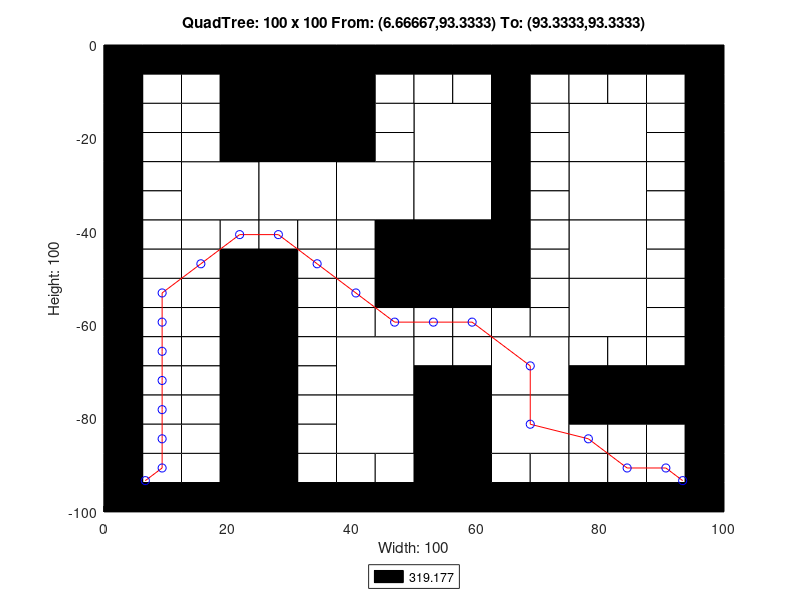

Write MATLAB code to recreate this figure.
axis([0 100 -100 0]);
title('QuadTree: 100 x 100 From: (6.66667,93.3333) To: (93.3333,93.3333)');
xlabel('Width: 100');
ylabel('Height: 100');
rectangle('Position',[25 -12.5 12.5 12.5], 'FaceColor',[0 0 0]);
rectangle('Position',[25 -25 12.5 12.5], 'FaceColor',[0 0 0]);
rectangle('Position',[12.5 -37.5 12.5 12.5], 'FaceColor',[1 1 1]);
rectangle('Position',[25 -37.5 12.5 12.5], 'FaceColor',[1 1 1]);
rectangle('Position',[37.5 -37.5 12.5 12.5], 'FaceColor',[1 1 1]);
rectangle('Position',[50 -25 12.5 12.5], 'FaceColor',[1 1 1]);
rectangle('Position',[75 -25 12.5 12.5], 'FaceColor',[1 1 1]);
rectangle('Position',[50 -37.5 12.5 12.5], 'FaceColor',[1 1 1]);
rectangle('Position',[50 -50 12.5 12.5], 'FaceColor',[0 0 0]);
rectangle('Position',[75 -37.5 12.5 12.5], 'FaceColor',[1 1 1]);
rectangle('Position',[75 -50 12.5 12.5], 'FaceColor',[1 1 1]);
rectangle('Position',[37.5 -75 12.5 12.5], 'FaceColor',[1 1 1]);
rectangle('Position',[37.5 -87.5 12.5 12.5], 'FaceColor',[1 1 1]);
rectangle('Position',[62.5 -75 12.5 12.5], 'FaceColor',[1 1 1]);
rectangle('Position',[75 -62.5 12.5 12.5], 'FaceColor',[1 1 1]);
rectangle('Position',[50 -87.5 12.5 12.5], 'FaceColor',[0 0 0]);
rectangle('Position',[62.5 -87.5 12.5 12.5], 'FaceColor',[1 1 1]);
rectangle('Position',[50 -100 12.5 12.5], 'FaceColor',[0 0 0]);
rectangle('Position',[0 -6.25 6.25 6.25], 'FaceColor',[0 0 0]);
rectangle('Position',[6.25 -6.25 6.25 6.25], 'FaceColor',[0 0 0]);
rectangle('Position',[0 -12.5 6.25 6.25], 'FaceColor',[0 0 0]);
rectangle('Position',[6.25 -12.5 6.25 6.25], 'FaceColor',[1 1 1]);
rectangle('Position',[12.5 -6.25 6.25 6.25], 'FaceColor',[0 0 0]);
rectangle('Position',[18.75 -6.25 6.25 6.25], 'FaceColor',[0 0 0]);
rectangle('Position',[12.5 -12.5 6.25 6.25], 'FaceColor',[1 1 1]);
rectangle('Position',[18.75 -12.5 6.25 6.25], 'FaceColor',[0 0 0]);
rectangle('Position',[0 -18.75 6.25 6.25], 'FaceColor',[0 0 0]);
rectangle('Position',[6.25 -18.75 6.25 6.25], 'FaceColor',[1 1 1]);
rectangle('Position',[0 -25 6.25 6.25], 'FaceColor',[0 0 0]);
rectangle('Position',[6.25 -25 6.25 6.25], 'FaceColor',[1 1 1]);
rectangle('Position',[12.5 -18.75 6.25 6.25], 'FaceColor',[1 1 1]);
rectangle('Position',[18.75 -18.75 6.25 6.25], 'FaceColor',[0 0 0]);
rectangle('Position',[12.5 -25 6.25 6.25], 'FaceColor',[1 1 1]);
rectangle('Position',[18.75 -25 6.25 6.25], 'FaceColor',[0 0 0]);
rectangle('Position',[37.5 -6.25 6.25 6.25], 'FaceColor',[0 0 0]);
rectangle('Position',[43.75 -6.25 6.25 6.25], 'FaceColor',[0 0 0]);
rectangle('Position',[37.5 -12.5 6.25 6.25], 'FaceColor',[0 0 0]);
rectangle('Position',[43.75 -12.5 6.25 6.25], 'FaceColor',[1 1 1]);
rectangle('Position',[37.5 -18.75 6.25 6.25], 'FaceColor',[0 0 0]);
rectangle('Position',[43.75 -18.75 6.25 6.25], 'FaceColor',[1 1 1]);
rectangle('Position',[37.5 -25 6.25 6.25], 'FaceColor',[0 0 0]);
rectangle('Position',[43.75 -25 6.25 6.25], 'FaceColor',[1 1 1]);
rectangle('Position',[0 -31.25 6.25 6.25], 'FaceColor',[0 0 0]);
rectangle('Position',[6.25 -31.25 6.25 6.25], 'FaceColor',[1 1 1]);
rectangle('Position',[0 -37.5 6.25 6.25], 'FaceColor',[0 0 0]);
rectangle('Position',[6.25 -37.5 6.25 6.25], 'FaceColor',[1 1 1]);
rectangle('Position',[0 -43.75 6.25 6.25], 'FaceColor',[0 0 0]);
rectangle('Position',[6.25 -43.75 6.25 6.25], 'FaceColor',[1 1 1]);
rectangle('Position',[0 -50 6.25 6.25], 'FaceColor',[0 0 0]);
rectangle('Position',[6.25 -50 6.25 6.25], 'FaceColor',[1 1 1]);
rectangle('Position',[12.5 -43.75 6.25 6.25], 'FaceColor',[1 1 1]);
rectangle('Position',[18.75 -43.75 6.25 6.25], 'FaceColor',[1 1 1]);
rectangle('Position',[12.5 -50 6.25 6.25], 'FaceColor',[1 1 1]);
rectangle('Position',[18.75 -50 6.25 6.25], 'FaceColor',[0 0 0]);
rectangle('Position',[25 -43.75 6.25 6.25], 'FaceColor',[1 1 1]);
rectangle('Position',[31.25 -43.75 6.25 6.25], 'FaceColor',[1 1 1]);
rectangle('Position',[25 -50 6.25 6.25], 'FaceColor',[0 0 0]);
rectangle('Position',[31.25 -50 6.25 6.25], 'FaceColor',[1 1 1]);
rectangle('Position',[37.5 -43.75 6.25 6.25], 'FaceColor',[1 1 1]);
rectangle('Position',[43.75 -43.75 6.25 6.25], 'FaceColor',[0 0 0]);
rectangle('Position',[37.5 -50 6.25 6.25], 'FaceColor',[1 1 1]);
rectangle('Position',[43.75 -50 6.25 6.25], 'FaceColor',[0 0 0]);
rectangle('Position',[50 -6.25 6.25 6.25], 'FaceColor',[0 0 0]);
rectangle('Position',[56.25 -6.25 6.25 6.25], 'FaceColor',[0 0 0]);
rectangle('Position',[50 -12.5 6.25 6.25], 'FaceColor',[1 1 1]);
rectangle('Position',[56.25 -12.5 6.25 6.25], 'FaceColor',[1 1 1]);
rectangle('Position',[62.5 -6.25 6.25 6.25], 'FaceColor',[0 0 0]);
rectangle('Position',[68.75 -6.25 6.25 6.25], 'FaceColor',[0 0 0]);
rectangle('Position',[62.5 -12.5 6.25 6.25], 'FaceColor',[0 0 0]);
rectangle('Position',[68.75 -12.5 6.25 6.25], 'FaceColor',[1 1 1]);
rectangle('Position',[62.5 -18.75 6.25 6.25], 'FaceColor',[0 0 0]);
rectangle('Position',[68.75 -18.75 6.25 6.25], 'FaceColor',[1 1 1]);
rectangle('Position',[62.5 -25 6.25 6.25], 'FaceColor',[0 0 0]);
rectangle('Position',[68.75 -25 6.25 6.25], 'FaceColor',[1 1 1]);
rectangle('Position',[75 -6.25 6.25 6.25], 'FaceColor',[0 0 0]);
rectangle('Position',[81.25 -6.25 6.25 6.25], 'FaceColor',[0 0 0]);
rectangle('Position',[75 -12.5 6.25 6.25], 'FaceColor',[1 1 1]);
rectangle('Position',[81.25 -12.5 6.25 6.25], 'FaceColor',[1 1 1]);
rectangle('Position',[87.5 -6.25 6.25 6.25], 'FaceColor',[0 0 0]);
rectangle('Position',[93.75 -6.25 6.25 6.25], 'FaceColor',[0 0 0]);
rectangle('Position',[87.5 -12.5 6.25 6.25], 'FaceColor',[1 1 1]);
rectangle('Position',[93.75 -12.5 6.25 6.25], 'FaceColor',[0 0 0]);
rectangle('Position',[87.5 -18.75 6.25 6.25], 'FaceColor',[1 1 1]);
rectangle('Position',[93.75 -18.75 6.25 6.25], 'FaceColor',[0 0 0]);
rectangle('Position',[87.5 -25 6.25 6.25], 'FaceColor',[1 1 1]);
rectangle('Position',[93.75 -25 6.25 6.25], 'FaceColor',[0 0 0]);
rectangle('Position',[62.5 -31.25 6.25 6.25], 'FaceColor',[0 0 0]);
rectangle('Position',[68.75 -31.25 6.25 6.25], 'FaceColor',[1 1 1]);
rectangle('Position',[62.5 -37.5 6.25 6.25], 'FaceColor',[0 0 0]);
rectangle('Position',[68.75 -37.5 6.25 6.25], 'FaceColor',[1 1 1]);
rectangle('Position',[62.5 -43.75 6.25 6.25], 'FaceColor',[0 0 0]);
rectangle('Position',[68.75 -43.75 6.25 6.25], 'FaceColor',[1 1 1]);
rectangle('Position',[62.5 -50 6.25 6.25], 'FaceColor',[0 0 0]);
rectangle('Position',[68.75 -50 6.25 6.25], 'FaceColor',[1 1 1]);
rectangle('Position',[87.5 -31.25 6.25 6.25], 'FaceColor',[1 1 1]);
rectangle('Position',[93.75 -31.25 6.25 6.25], 'FaceColor',[0 0 0]);
rectangle('Position',[87.5 -37.5 6.25 6.25], 'FaceColor',[1 1 1]);
rectangle('Position',[93.75 -37.5 6.25 6.25], 'FaceColor',[0 0 0]);
rectangle('Position',[87.5 -43.75 6.25 6.25], 'FaceColor',[1 1 1]);
rectangle('Position',[93.75 -43.75 6.25 6.25], 'FaceColor',[0 0 0]);
rectangle('Position',[87.5 -50 6.25 6.25], 'FaceColor',[1 1 1]);
rectangle('Position',[93.75 -50 6.25 6.25], 'FaceColor',[0 0 0]);
rectangle('Position',[0 -56.25 6.25 6.25], 'FaceColor',[0 0 0]);
rectangle('Position',[6.25 -56.25 6.25 6.25], 'FaceColor',[1 1 1]);
rectangle('Position',[0 -62.5 6.25 6.25], 'FaceColor',[0 0 0]);
rectangle('Position',[6.25 -62.5 6.25 6.25], 'FaceColor',[1 1 1]);
rectangle('Position',[12.5 -56.25 6.25 6.25], 'FaceColor',[1 1 1]);
rectangle('Position',[18.75 -56.25 6.25 6.25], 'FaceColor',[0 0 0]);
rectangle('Position',[12.5 -62.5 6.25 6.25], 'FaceColor',[1 1 1]);
rectangle('Position',[18.75 -62.5 6.25 6.25], 'FaceColor',[0 0 0]);
rectangle('Position',[0 -68.75 6.25 6.25], 'FaceColor',[0 0 0]);
rectangle('Position',[6.25 -68.75 6.25 6.25], 'FaceColor',[1 1 1]);
rectangle('Position',[0 -75 6.25 6.25], 'FaceColor',[0 0 0]);
rectangle('Position',[6.25 -75 6.25 6.25], 'FaceColor',[1 1 1]);
rectangle('Position',[12.5 -68.75 6.25 6.25], 'FaceColor',[1 1 1]);
rectangle('Position',[18.75 -68.75 6.25 6.25], 'FaceColor',[0 0 0]);
rectangle('Position',[12.5 -75 6.25 6.25], 'FaceColor',[1 1 1]);
rectangle('Position',[18.75 -75 6.25 6.25], 'FaceColor',[0 0 0]);
rectangle('Position',[25 -56.25 6.25 6.25], 'FaceColor',[0 0 0]);
rectangle('Position',[31.25 -56.25 6.25 6.25], 'FaceColor',[1 1 1]);
rectangle('Position',[25 -62.5 6.25 6.25], 'FaceColor',[0 0 0]);
rectangle('Position',[31.25 -62.5 6.25 6.25], 'FaceColor',[1 1 1]);
rectangle('Position',[37.5 -56.25 6.25 6.25], 'FaceColor',[1 1 1]);
rectangle('Position',[43.75 -56.25 6.25 6.25], 'FaceColor',[0 0 0]);
rectangle('Position',[37.5 -62.5 6.25 6.25], 'FaceColor',[1 1 1]);
rectangle('Position',[43.75 -62.5 6.25 6.25], 'FaceColor',[1 1 1]);
rectangle('Position',[25 -68.75 6.25 6.25], 'FaceColor',[0 0 0]);
rectangle('Position',[31.25 -68.75 6.25 6.25], 'FaceColor',[1 1 1]);
rectangle('Position',[25 -75 6.25 6.25], 'FaceColor',[0 0 0]);
rectangle('Position',[31.25 -75 6.25 6.25], 'FaceColor',[1 1 1]);
rectangle('Position',[0 -81.25 6.25 6.25], 'FaceColor',[0 0 0]);
rectangle('Position',[6.25 -81.25 6.25 6.25], 'FaceColor',[1 1 1]);
rectangle('Position',[0 -87.5 6.25 6.25], 'FaceColor',[0 0 0]);
rectangle('Position',[6.25 -87.5 6.25 6.25], 'FaceColor',[1 1 1]);
rectangle('Position',[12.5 -81.25 6.25 6.25], 'FaceColor',[1 1 1]);
rectangle('Position',[18.75 -81.25 6.25 6.25], 'FaceColor',[0 0 0]);
rectangle('Position',[12.5 -87.5 6.25 6.25], 'FaceColor',[1 1 1]);
rectangle('Position',[18.75 -87.5 6.25 6.25], 'FaceColor',[0 0 0]);
rectangle('Position',[0 -93.75 6.25 6.25], 'FaceColor',[0 0 0]);
rectangle('Position',[6.25 -93.75 6.25 6.25], 'FaceColor',[1 1 1]);
rectangle('Position',[0 -100 6.25 6.25], 'FaceColor',[0 0 0]);
rectangle('Position',[6.25 -100 6.25 6.25], 'FaceColor',[0 0 0]);
rectangle('Position',[12.5 -93.75 6.25 6.25], 'FaceColor',[1 1 1]);
rectangle('Position',[18.75 -93.75 6.25 6.25], 'FaceColor',[0 0 0]);
rectangle('Position',[12.5 -100 6.25 6.25], 'FaceColor',[0 0 0]);
rectangle('Position',[18.75 -100 6.25 6.25], 'FaceColor',[0 0 0]);
rectangle('Position',[25 -81.25 6.25 6.25], 'FaceColor',[0 0 0]);
rectangle('Position',[31.25 -81.25 6.25 6.25], 'FaceColor',[1 1 1]);
rectangle('Position',[25 -87.5 6.25 6.25], 'FaceColor',[0 0 0]);
rectangle('Position',[31.25 -87.5 6.25 6.25], 'FaceColor',[1 1 1]);
rectangle('Position',[25 -93.75 6.25 6.25], 'FaceColor',[0 0 0]);
rectangle('Position',[31.25 -93.75 6.25 6.25], 'FaceColor',[1 1 1]);
rectangle('Position',[25 -100 6.25 6.25], 'FaceColor',[0 0 0]);
rectangle('Position',[31.25 -100 6.25 6.25], 'FaceColor',[0 0 0]);
rectangle('Position',[37.5 -93.75 6.25 6.25], 'FaceColor',[1 1 1]);
rectangle('Position',[43.75 -93.75 6.25 6.25], 'FaceColor',[1 1 1]);
rectangle('Position',[37.5 -100 6.25 6.25], 'FaceColor',[0 0 0]);
rectangle('Position',[43.75 -100 6.25 6.25], 'FaceColor',[0 0 0]);
rectangle('Position',[50 -56.25 6.25 6.25], 'FaceColor',[0 0 0]);
rectangle('Position',[56.25 -56.25 6.25 6.25], 'FaceColor',[0 0 0]);
rectangle('Position',[50 -62.5 6.25 6.25], 'FaceColor',[1 1 1]);
rectangle('Position',[56.25 -62.5 6.25 6.25], 'FaceColor',[1 1 1]);
rectangle('Position',[62.5 -56.25 6.25 6.25], 'FaceColor',[0 0 0]);
rectangle('Position',[68.75 -56.25 6.25 6.25], 'FaceColor',[1 1 1]);
rectangle('Position',[62.5 -62.5 6.25 6.25], 'FaceColor',[1 1 1]);
rectangle('Position',[68.75 -62.5 6.25 6.25], 'FaceColor',[1 1 1]);
rectangle('Position',[50 -68.75 6.25 6.25], 'FaceColor',[1 1 1]);
rectangle('Position',[56.25 -68.75 6.25 6.25], 'FaceColor',[1 1 1]);
rectangle('Position',[50 -75 6.25 6.25], 'FaceColor',[0 0 0]);
rectangle('Position',[56.25 -75 6.25 6.25], 'FaceColor',[0 0 0]);
rectangle('Position',[87.5 -56.25 6.25 6.25], 'FaceColor',[1 1 1]);
rectangle('Position',[93.75 -56.25 6.25 6.25], 'FaceColor',[0 0 0]);
rectangle('Position',[87.5 -62.5 6.25 6.25], 'FaceColor',[1 1 1]);
rectangle('Position',[93.75 -62.5 6.25 6.25], 'FaceColor',[0 0 0]);
rectangle('Position',[75 -68.75 6.25 6.25], 'FaceColor',[1 1 1]);
rectangle('Position',[81.25 -68.75 6.25 6.25], 'FaceColor',[1 1 1]);
rectangle('Position',[75 -75 6.25 6.25], 'FaceColor',[0 0 0]);
rectangle('Position',[81.25 -75 6.25 6.25], 'FaceColor',[0 0 0]);
rectangle('Position',[87.5 -68.75 6.25 6.25], 'FaceColor',[1 1 1]);
rectangle('Position',[93.75 -68.75 6.25 6.25], 'FaceColor',[0 0 0]);
rectangle('Position',[87.5 -75 6.25 6.25], 'FaceColor',[0 0 0]);
rectangle('Position',[93.75 -75 6.25 6.25], 'FaceColor',[0 0 0]);
rectangle('Position',[62.5 -93.75 6.25 6.25], 'FaceColor',[1 1 1]);
rectangle('Position',[68.75 -93.75 6.25 6.25], 'FaceColor',[1 1 1]);
rectangle('Position',[62.5 -100 6.25 6.25], 'FaceColor',[0 0 0]);
rectangle('Position',[68.75 -100 6.25 6.25], 'FaceColor',[0 0 0]);
rectangle('Position',[75 -81.25 6.25 6.25], 'FaceColor',[0 0 0]);
rectangle('Position',[81.25 -81.25 6.25 6.25], 'FaceColor',[0 0 0]);
rectangle('Position',[75 -87.5 6.25 6.25], 'FaceColor',[1 1 1]);
rectangle('Position',[81.25 -87.5 6.25 6.25], 'FaceColor',[1 1 1]);
rectangle('Position',[87.5 -81.25 6.25 6.25], 'FaceColor',[0 0 0]);
rectangle('Position',[93.75 -81.25 6.25 6.25], 'FaceColor',[0 0 0]);
rectangle('Position',[87.5 -87.5 6.25 6.25], 'FaceColor',[1 1 1]);
rectangle('Position',[93.75 -87.5 6.25 6.25], 'FaceColor',[0 0 0]);
rectangle('Position',[75 -93.75 6.25 6.25], 'FaceColor',[1 1 1]);
rectangle('Position',[81.25 -93.75 6.25 6.25], 'FaceColor',[1 1 1]);
rectangle('Position',[75 -100 6.25 6.25], 'FaceColor',[0 0 0]);
rectangle('Position',[81.25 -100 6.25 6.25], 'FaceColor',[0 0 0]);
rectangle('Position',[87.5 -93.75 6.25 6.25], 'FaceColor',[1 1 1]);
rectangle('Position',[93.75 -93.75 6.25 6.25], 'FaceColor',[0 0 0]);
rectangle('Position',[87.5 -100 6.25 6.25], 'FaceColor',[0 0 0]);
rectangle('Position',[93.75 -100 6.25 6.25], 'FaceColor',[0 0 0]);
X=[93.3333,90.625,84.375,78.125,68.75,68.75,59.375,53.125,46.875,40.625,34.375,28.125,21.875,15.625,9.375,9.375,9.375,9.375,9.375,9.375,9.375,6.66667];
Y=[-93.3333,-90.625,-90.625,-84.375,-81.25,-68.75,-59.375,-59.375,-59.375,-53.125,-46.875,-40.625,-40.625,-46.875,-53.125,-59.375,-65.625,-71.875,-78.125,-84.375,-90.625,-93.3333];
hold on;
plot(X,Y,'r');
plot(X,Y,'bo');
legend('319.177','Location','southoutside');
